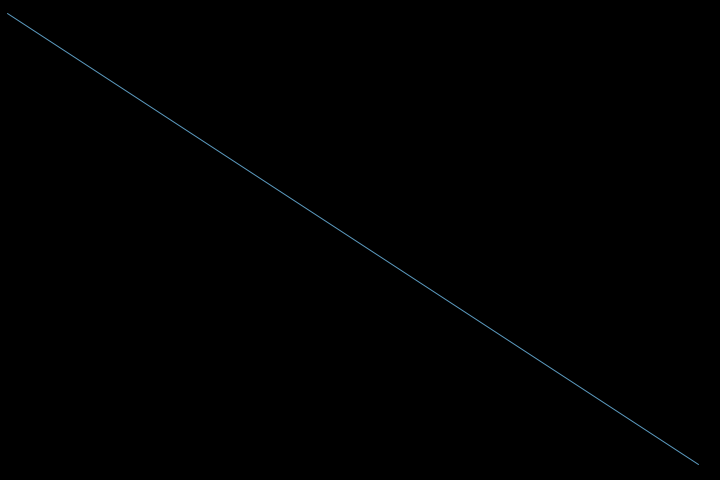
Frame 1 (no input)
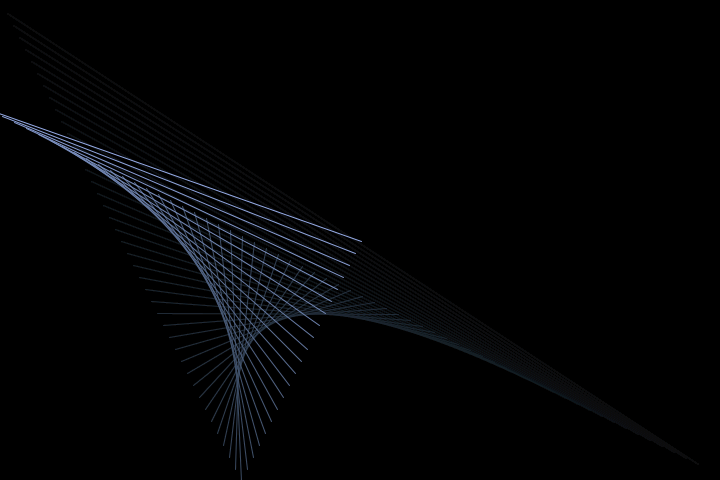
Frame 60 (the mouse pressed at the canvas centre just before this capture)
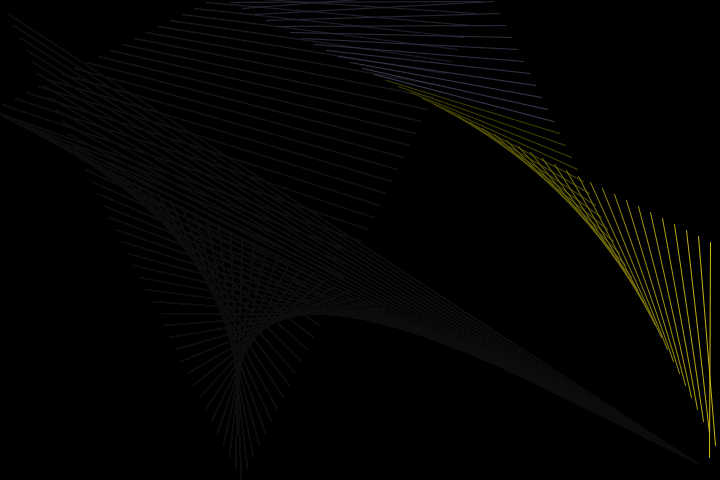
Frame 120 (the mouse held since frame 60 and released just before this capture)

The Processing sketch that drew these frames (run headless with seeded random() and noise(); from frame 60 on, the mouse is pressed at the canvas centre):

// Processing sketch: processing_6183
// ── processing_6183.pde

float xa=1;
float ya=1;
float xb=0;
float yb=0;
int xav=1;
int yav=2;
int xbv=-2;
int ybv=-1;
int step=6;
int colour=(int)random(10000);
void setup() {  
  frameRate(12);
  size(720,480);
  xb=width-10;
  yb=height-10;
  background(0);
  fill(0,10);
}
void draw() {
  noStroke();
  rect(0,0,width,height);
  strokeWeight(1);
  colour++;
  stroke((colour+0)%255, (.3*colour)%255,(.7*colour)%255);
  if (xa > width-10 || xa<1) xav*=-1;
  if (xb > width-10 || xb<1) xbv*=-1;
  if (ya > height-10 || ya<1) yav*=-1;
  if (yb > height-10 || yb<1) ybv*=-1;
  xa+=(xav*step);
  xb+=(xbv*step);
  ya+=(yav*step);
  yb+=(ybv*step);
  line(xa,ya,xb,yb);
}
